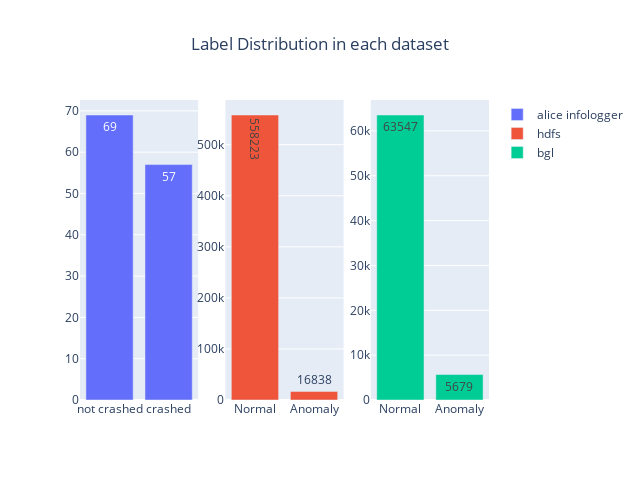

The notebook cell saved with this chart:
### Code cell
import plotly.graph_objects as go
from plotly.subplots import make_subplots
fig = make_subplots(rows=1, cols=3, shared_yaxes=False)

fig.add_trace(go.Bar(name='alice infologger', x=alice.index, y=alice, text=alice.values), 1, 1)
fig.add_trace(go.Bar(name='hdfs', x=hdfs.index, y=hdfs.values, text=hdfs.values), 1, 2)
fig.add_trace(go.Bar(name='bgl', x=bgl.index, y=bgl.values, text=bgl.values), 1, 3)
# Change the bar mode
fig.update_layout(
    title_text='Label Distribution in each dataset',
    title_x=0.5,
    width=640,
    height=480,
    
)
fig.show()

### Figure 1 — Plotly figure (JSON) as saved in the notebook; plotly's stock layout.template omitted (floating-point values rounded to 4 significant figures)
{"data": [{"name": "alice infologger", "text": [69, 57], "type": "bar", "x": ["not crashed", "crashed"], "xaxis": "x", "y": [69, 57], "yaxis": "y"}, {"name": "hdfs", "text": [558223, 16838], "type": "bar", "x": ["Normal", "Anomaly"], "xaxis": "x2", "y": [558223, 16838], "yaxis": "y2"}, {"name": "bgl", "text": [63547, 5679], "type": "bar", "x": ["Normal", "Anomaly"], "xaxis": "x3", "y": [63547, 5679], "yaxis": "y3"}], "layout": {"height": 480, "title": {"text": "Label Distribution in each dataset", "x": 0.5}, "width": 640, "xaxis": {"anchor": "y", "domain": [0, 0.2889]}, "xaxis2": {"anchor": "y2", "domain": [0.3556, 0.6444]}, "xaxis3": {"anchor": "y3", "domain": [0.7111, 1]}, "yaxis": {"anchor": "x", "domain": [0, 1]}, "yaxis2": {"anchor": "x2", "domain": [0, 1]}, "yaxis3": {"anchor": "x3", "domain": [0, 1]}}}
